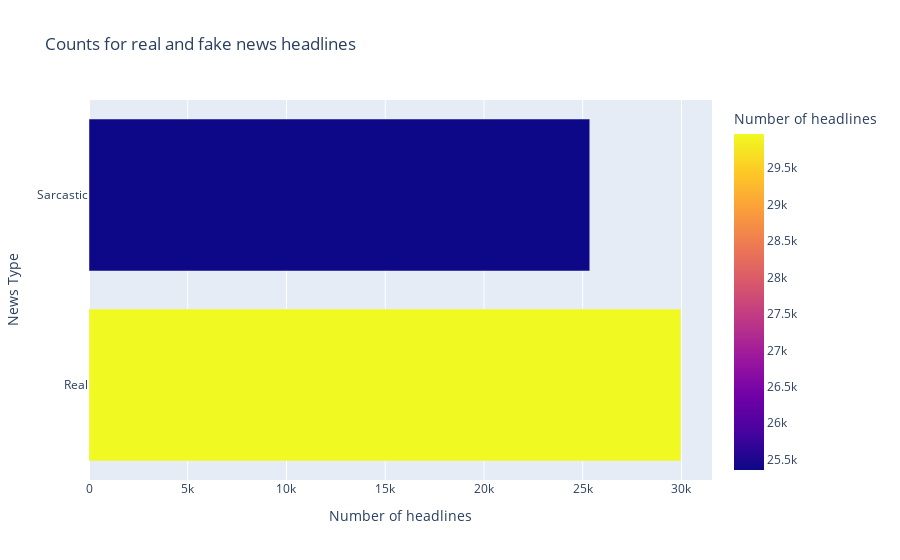

The notebook cell saved with this chart:
### Code cell
px.bar(headlines.groupby('is_sarcastic').count().reset_index(), 
       x='headline',
       y = ['Real','Sarcastic'],
       title='Counts for real and fake news headlines',
       labels={'headline':'Number of headlines', 'y':'News Type'},
       color = 'headline'
      )

### Figure 1 — Plotly figure (JSON) as saved in the notebook; plotly's stock layout.template omitted (floating-point values rounded to 4 significant figures)
{"data": [{"alignmentgroup": "True", "hovertemplate": "Number of headlines=%{marker.color}<br>News Type=%{y}<extra></extra>", "legendgroup": "", "marker": {"color": [29970, 25358], "coloraxis": "coloraxis", "pattern": {"shape": ""}}, "name": "", "offsetgroup": "", "orientation": "h", "showlegend": false, "textposition": "auto", "x": [29970, 25358], "xaxis": "x", "y": ["Real", "Sarcastic"], "yaxis": "y", "type": "bar"}], "layout": {"xaxis": {"anchor": "y", "domain": [0, 1], "title": {"text": "Number of headlines"}, "type": "linear", "range": [0, 31550.0], "autorange": true}, "yaxis": {"anchor": "x", "domain": [0, 1], "title": {"text": "News Type"}, "type": "category", "range": [-0.5, 1.5], "autorange": true}, "coloraxis": {"colorbar": {"title": {"text": "Number of headlines"}}, "colorscale": [[0, "#0d0887"], [0.1111, "#46039f"], [0.2222, "#7201a8"], [0.3333, "#9c179e"], [0.4444, "#bd3786"], [0.5556, "#d8576b"], [0.6667, "#ed7953"], [0.7778, "#fb9f3a"], [0.8889, "#fdca26"], [1, "#f0f921"]]}, "legend": {"tracegroupgap": 0}, "title": {"text": "Counts for real and fake news headlines"}, "barmode": "relative", "autosize": true}}
